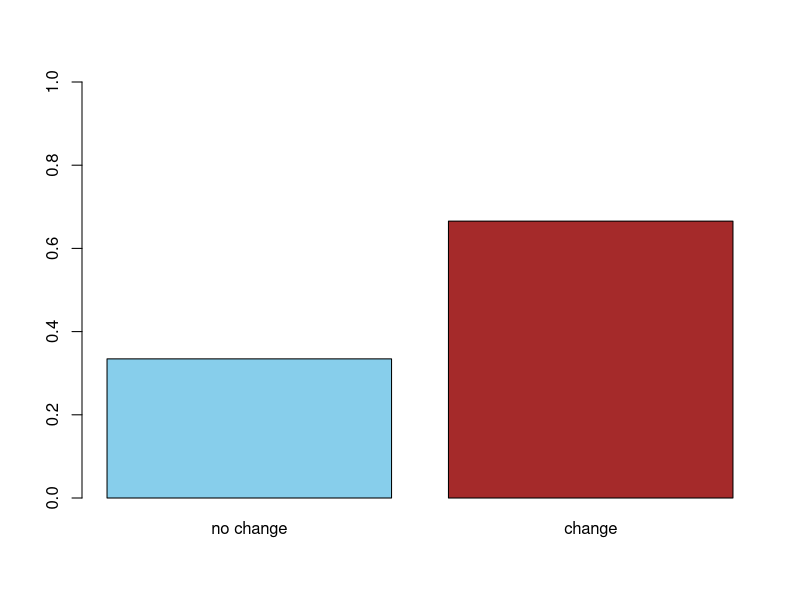
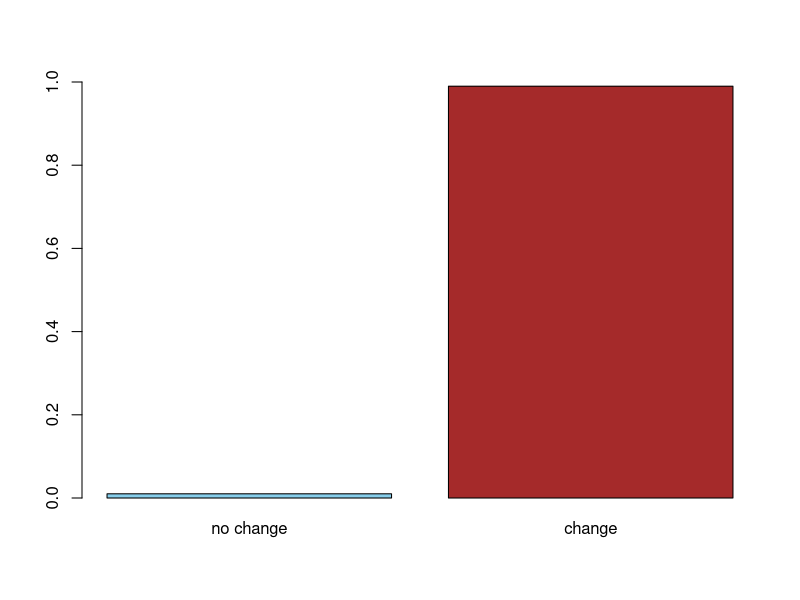

Here is the R script that generated these plots, in order:
### THE MONTY HALL PROBLEM ###

#create sampling function
sample.vec <- function(x, ...) x[sample(length(x), ...)]

# possible doors 1, 2, 3
doors = c(1:3)

n = 100000

no_change_score = 0
change_score = 0

for (i in 1:n){ 
  # one of the three doors has the car behind it
  car_door = sample.vec(doors,1)

  # the other two doors have goats behind them
  goat_doors = doors[doors != car_door]
  
  # the contestant chooses one door
  chosen_door = sample.vec(doors,1)

  # the show host shows a goat door that is not the chosen door
  show_door = sample.vec(goat_doors[goat_doors != chosen_door],1)

  # if you stick with your choice:
  no_change_score = no_change_score + (chosen_door == car_door)

  # if you change your choice:
  changed_door = sample.vec(doors[-c(chosen_door,show_door)],1)
  change_score = change_score + (changed_door == car_door)
}

no_change_score/n
change_score/n

barplot(c(no_change_score,change_score)/n,col=c('skyblue','brown'),ylim=c(0,1),names.arg=c('no change', 'change'))


#### variation on the monty hall problem to make it more intuitive ####

# suppose there are a hundred doors

# possible doors 1, 2, 3, ..., 100
doors = c(1:100)

no_change_score = 0
change_score = 0

for (i in 1:n){ 
  # one of the doors has the car behind it
  car_door = sample.vec(doors,1)
  
  # the other doors have goats behind them
  goat_doors = doors[doors != car_door]
  
  # the contestant chooses one door
  chosen_door = sample.vec(doors,1)
  
  # the show host shows all the goat doors except for the chosen door and one other door
  show_door = sample.vec(goat_doors[goat_doors != chosen_door],98)
  
  # if you stick with your choice:
  no_change_score = no_change_score + (chosen_door == car_door)
  
  # if you change your choice:
  changed_door = sample.vec(doors[! doors %in% c(show_door,chosen_door)],1)
  change_score = change_score + (changed_door == car_door)
}

no_change_score/n
change_score/n

barplot(c(no_change_score,change_score)/n,col=c('skyblue','brown'),ylim=c(0,1),names.arg=c('no change', 'change'))

# 
# Bayes' theorem
# p(A|B) = p(B|A) * p(A) / p(B)
#                     
# suppose we choose door 1 and the show host shows door 3, 
# if we don't change to door 2, our chance of getting the car = 1/3

# Bayesian proof that the chance of the car being behind our chosen door 1 is 1/3

# p(car_behind_1 | show_door_3) = p(show_door_3 | car_behind_1) * p(car_behind_1) / p(show_door_1)
# = 1/2 * 1/3 / 1/2 = 1/3

# Bayesian proof that switching to door 2 results in higher chance:
# p(car_behind_2 | show_door_3) = p(show_door_3 | car_behind_2) * p(car_behind_2) / p(show_door_1)
# = 1 * 1/3 / 1/2 = 2/3

# why is p(show_door_3 | car_behind_2) = 1 here?
# because you chose door 1, he can't show door 1, he also can't show door 2 because this 
# conditional assumes door 2 is correct, so only door 3 can be shown.

